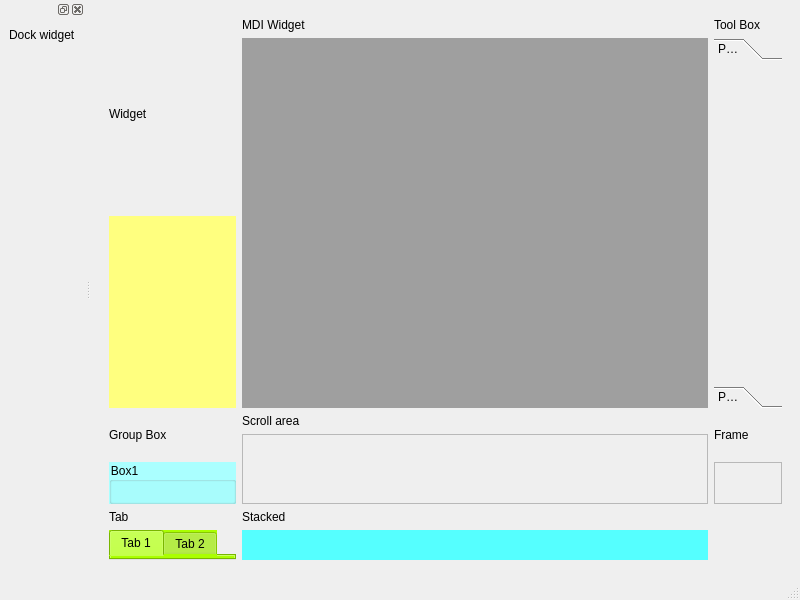
<?xml version="1.0" encoding="UTF-8"?>
<ui version="4.0">
 <class>Window_3</class>
 <widget class="QMainWindow" name="Window_3">
  <property name="geometry">
   <rect>
    <x>0</x>
    <y>0</y>
    <width>800</width>
    <height>600</height>
   </rect>
  </property>
  <property name="windowTitle">
   <string>MainWindow</string>
  </property>
  <widget class="QWidget" name="centralwidget">
   <layout class="QGridLayout" name="gridLayout">
    <item row="0" column="0">
     <widget class="QWidget" name="widget_2" native="true">
      <layout class="QGridLayout" name="gridLayout_2">
       <item row="1" column="1">
        <layout class="QVBoxLayout" name="verticalLayout_2">
         <item>
          <widget class="QLabel" name="label_2">
           <property name="text">
            <string>Scroll area</string>
           </property>
          </widget>
         </item>
         <item>
          <widget class="QScrollArea" name="scrollArea">
           <property name="widgetResizable">
            <bool>true</bool>
           </property>
           <widget class="QWidget" name="scrollAreaWidgetContents">
            <property name="geometry">
             <rect>
              <x>0</x>
              <y>0</y>
              <width>457</width>
              <height>69</height>
             </rect>
            </property>
           </widget>
          </widget>
         </item>
        </layout>
       </item>
       <item row="1" column="0">
        <layout class="QVBoxLayout" name="verticalLayout">
         <item>
          <widget class="QLabel" name="label">
           <property name="text">
            <string>Group Box</string>
           </property>
          </widget>
         </item>
         <item>
          <widget class="QGroupBox" name="groupBox">
           <property name="styleSheet">
            <string notr="true">background-color: rgb(170, 255, 255);</string>
           </property>
           <property name="title">
            <string>Box1</string>
           </property>
          </widget>
         </item>
        </layout>
       </item>
       <item row="0" column="1">
        <layout class="QVBoxLayout" name="verticalLayout_5">
         <item>
          <widget class="QLabel" name="label_6">
           <property name="text">
            <string>MDI Widget</string>
           </property>
          </widget>
         </item>
         <item>
          <widget class="QMdiArea" name="mdiArea"/>
         </item>
        </layout>
       </item>
       <item row="0" column="0">
        <layout class="QVBoxLayout" name="verticalLayout_8">
         <item>
          <widget class="QLabel" name="label_9">
           <property name="text">
            <string>Widget</string>
           </property>
          </widget>
         </item>
         <item>
          <widget class="QWidget" name="widget" native="true">
           <property name="styleSheet">
            <string notr="true">background-color: rgb(255, 255, 127);</string>
           </property>
          </widget>
         </item>
        </layout>
       </item>
       <item row="0" column="2">
        <layout class="QVBoxLayout" name="verticalLayout_3">
         <item>
          <widget class="QLabel" name="label_3">
           <property name="text">
            <string>Tool Box</string>
           </property>
          </widget>
         </item>
         <item>
          <widget class="QToolBox" name="toolBox">
           <property name="currentIndex">
            <number>0</number>
           </property>
           <widget class="QWidget" name="page">
            <property name="geometry">
             <rect>
              <x>0</x>
              <y>0</y>
              <width>69</width>
              <height>260</height>
             </rect>
            </property>
            <attribute name="label">
             <string>Page 1</string>
            </attribute>
            <layout class="QFormLayout" name="formLayout_2"/>
           </widget>
           <widget class="QWidget" name="page_2">
            <property name="geometry">
             <rect>
              <x>0</x>
              <y>0</y>
              <width>69</width>
              <height>260</height>
             </rect>
            </property>
            <attribute name="label">
             <string>Page 2</string>
            </attribute>
           </widget>
          </widget>
         </item>
        </layout>
       </item>
       <item row="1" column="2">
        <layout class="QVBoxLayout" name="verticalLayout_7">
         <item>
          <widget class="QLabel" name="label_8">
           <property name="text">
            <string>Frame</string>
           </property>
          </widget>
         </item>
         <item>
          <widget class="QFrame" name="frame">
           <property name="frameShape">
            <enum>QFrame::StyledPanel</enum>
           </property>
           <property name="frameShadow">
            <enum>QFrame::Raised</enum>
           </property>
          </widget>
         </item>
        </layout>
       </item>
       <item row="2" column="0">
        <layout class="QVBoxLayout" name="verticalLayout_4">
         <item>
          <widget class="QLabel" name="label_4">
           <property name="text">
            <string>Tab</string>
           </property>
          </widget>
         </item>
         <item>
          <widget class="QTabWidget" name="tabWidget">
           <property name="styleSheet">
            <string notr="true">background-color: rgb(170, 255, 0);</string>
           </property>
           <property name="currentIndex">
            <number>0</number>
           </property>
           <widget class="QWidget" name="tab">
            <attribute name="title">
             <string>Tab 1</string>
            </attribute>
           </widget>
           <widget class="QWidget" name="tab_2">
            <attribute name="title">
             <string>Tab 2</string>
            </attribute>
           </widget>
          </widget>
         </item>
        </layout>
       </item>
       <item row="2" column="1">
        <layout class="QVBoxLayout" name="verticalLayout_6">
         <item>
          <widget class="QLabel" name="label_7">
           <property name="text">
            <string>Stacked</string>
           </property>
          </widget>
         </item>
         <item>
          <widget class="QStackedWidget" name="stackedWidget">
           <property name="styleSheet">
            <string notr="true">background-color: rgb(85, 255, 255);</string>
           </property>
           <property name="currentIndex">
            <number>0</number>
           </property>
           <widget class="QWidget" name="page_3"/>
           <widget class="QWidget" name="page_4"/>
          </widget>
         </item>
        </layout>
       </item>
      </layout>
     </widget>
    </item>
   </layout>
  </widget>
  <widget class="QMenuBar" name="menubar">
   <property name="geometry">
    <rect>
     <x>0</x>
     <y>0</y>
     <width>800</width>
     <height>22</height>
    </rect>
   </property>
  </widget>
  <widget class="QStatusBar" name="statusbar"/>
  <widget class="QDockWidget" name="dockWidget">
   <attribute name="dockWidgetArea">
    <number>1</number>
   </attribute>
   <widget class="QWidget" name="dockWidgetContents_2">
    <layout class="QFormLayout" name="formLayout">
     <item row="0" column="0">
      <widget class="QLabel" name="label_5">
       <property name="text">
        <string>Dock widget</string>
       </property>
      </widget>
     </item>
    </layout>
   </widget>
  </widget>
 </widget>
 <resources/>
 <connections/>
</ui>
